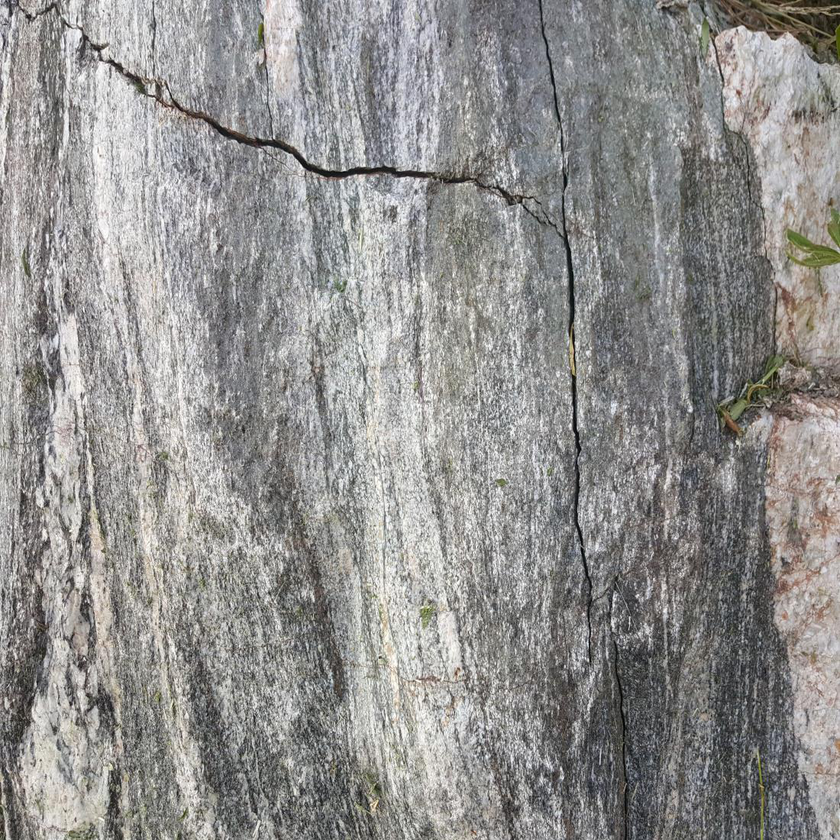
#> input picture testphotos/1.png, 840 x 840 px, shrunk from 1100 x 1100 before the run; its folder holds only this picture in this run
$ jupyter execute 'Crack identification44.ipynb'   (older library calls are emulated)
#> lines starting #> are read from the running program, lines starting #| are printed output that depends on the picture; after the words box and inside, x2 and y2 are one past the last pixel; in counts of white or black regions, pixels touching at a corner belong together; long printed decimals are rounded
[cell 1]
import cv2
import os
import numpy as np
import matplotlib.pyplot as plt
from scipy.optimize import curve_fit
from scipy.optimize import minimize,basinhopping
import io
from PIL import Image

[cell 2]
# 指定文件夹路径
folder_path = 'testphotos'
# 获取文件夹下的所有文件和子文件夹
files_and_folders = os.listdir(folder_path)
# 过滤出文件
photoname = [file for file in files_and_folders if os.path.isfile(os.path.join(folder_path, file))]
photopath = [os.path.join(folder_path, file) for file in files_and_folders if os.path.isfile(os.path.join(folder_path, file))]
print(photopath)

[cell 3]
'''d0默认值为10:
这是一个参数,用于定义高通滤波器的截止频率。d0 控制了滤波器对低频成分的衰减程度,即距离原点（0频率）多远的频率成分开始被衰减。

rl默认值为0.5:
这是滤波器在低频区域的增益。rl 控制了滤波器对低频成分的保留程度。

rh默认值为2.0:
这是滤波器在高频区域的增益。rh 控制了滤波器对高频成分的增强程度。

c默认值为4:锐化系数
这是一个参数,用于控制滤波器的陡峭程度。c 的值越大，滤波器的过渡带就越窄，即从低频到高频的过渡就越快。

h默认值为2.0:
这是输出图像的最大值。在同态滤波过程中,可能会产生超出常规图像值范围（0-255）的结果，h 用于将结果缩放到这个最大值。

l默认值为0.5:

这是输出图像的最小值。与 h 类似,l 用于确保输出图像的值不会低于这个最小值。'''
def homomorphic_filter(src, d0=10, rl=1, rh=2, c=4, h=2.0, l=0.5):
    gray = src.copy()
    gray = np.log(1e-5 + gray)  # 取对数
    rows, cols = gray.shape
    gray_fft = np.fft.fft2(gray)  # FFT傅里叶变换
    gray_fftshift = np.fft.fftshift(gray_fft)  # FFT中心化
    M, N = np.meshgrid(np.arange(-cols // 2, cols // 2), np.arange(-rows // 2, rows // 2))
    D = np.sqrt(M ** 2 + N ** 2)  # 计算距离
    Z = (rh - rl) * (1 - np.exp(-c * (D ** 2 / d0 ** 2))) + rl  # H(u,v)传输函数
    dst_fftshift = Z * gray_fftshift
    dst_fftshift = (h - l) * dst_fftshift + l
    dst_ifftshift = np.fft.ifftshift(dst_fftshift)
    dst_ifft = np.fft.ifft2(dst_ifftshift)  # IFFT逆傅里叶变换
    dst = np.real(dst_ifft)  # IFFT取实部
    dst = np.exp(dst) - 1  # 还原
    dst = np.uint8(np.clip(dst, 0, 255))
    return dst

[cell 4]
i=0
print(photopath[i])
# 读取图片
image_color = cv2.imread(photopath[i])
#> image_color is the input picture: shape (840, 840, 3); mean B, G, R 141.9, 143.5, 144.7
image_gray = cv2.cvtColor(image_color, cv2.COLOR_RGB2GRAY)

[cell 5]
# h 是滤波系数，用于控制去噪强度，值越大去噪效果越强，但可能会导致图像模糊
# templateWindowSize 是用于计算权重的窗口大小，通常为3, 5, 7等奇数
# searchWindowSize 是搜索窗口的大小，通常比templateWindowSize大，也是奇数
laplacian = cv2.Laplacian(image_gray, cv2.CV_64F)
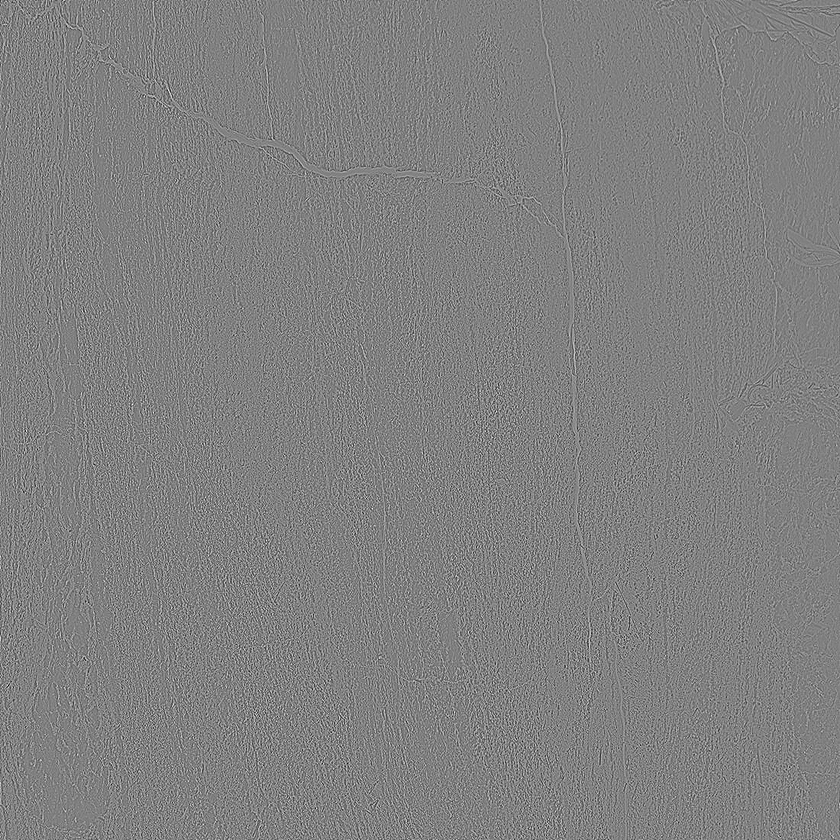
#> laplacian: shape (840, 840) float64; min -380, max 372, mean 0; drawn with min black and max white
variance = np.var(laplacian, axis=None)
#> variance = 4187.4
print(variance)
#| 4187.369
dst = cv2.fastNlMeansDenoising(image_gray, h=30, templateWindowSize=7, searchWindowSize=21)
#plt.imshow(image_gray, cmap='gray')
plt.imshow(dst, cmap='gray')

[cell 6]
image_homomorphic_filter = homomorphic_filter(dst,d0=10, rl=1, rh=2.5, c=4, h=2, l=0.5)
#> in homomorphic_filter, `gray = np.log(1e-5 + gray)`:
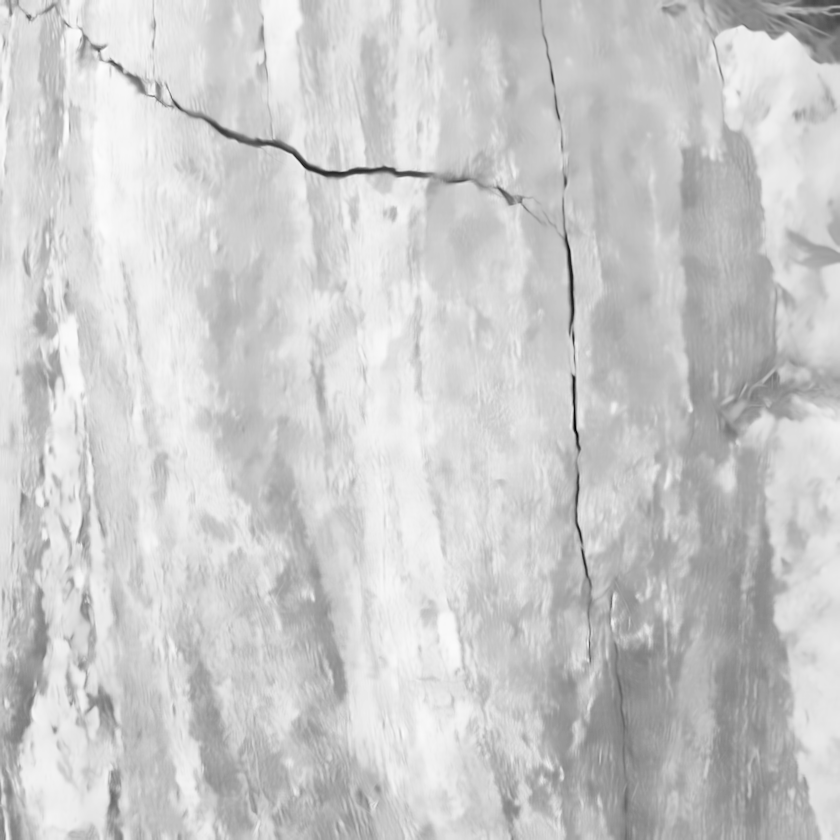
#> gray: shape (840, 840) float64; min 2.83, max 5.46, mean 4.93; drawn with min black and max white
#> in homomorphic_filter, `dst = np.uint8(np.clip(dst, 0, 255))`:
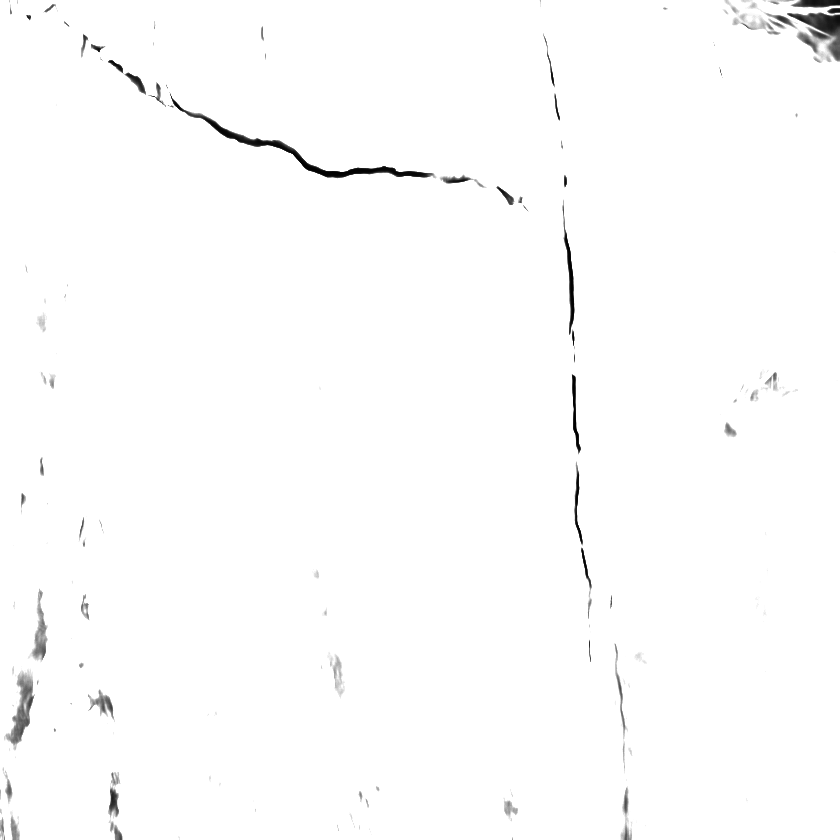
#> dst: shape (840, 840); min 0, max 255, mean 252.7
# 显示结果
plt.imshow(image_homomorphic_filter, cmap='gray')

[cell 7]
# 闭运算
# 二值化处理，根据需要调整阈值
_, binary_image = cv2.threshold(image_homomorphic_filter * 255, 127, 255, cv2.THRESH_BINARY)
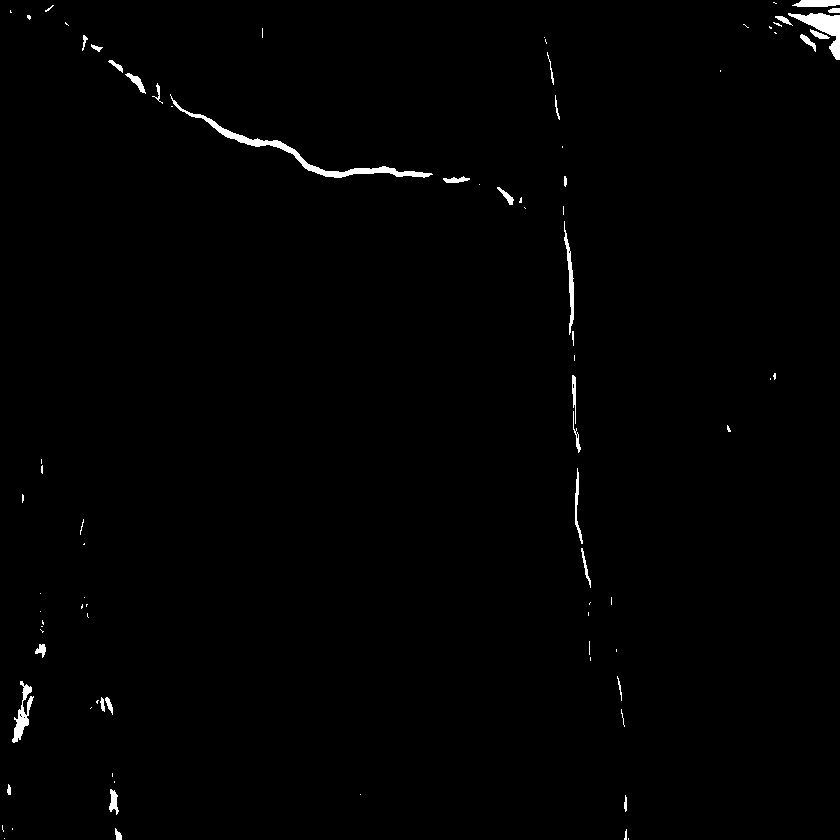
#> binary_image: shape (840, 840); 0.84% white; 86 white regions (53 under 20 px), largest, box (x1, y1, x2, y2) and area: (170, 94, 433, 178) 1529, (788, 13, 840, 60) 832, (12, 681, 34, 743) 489

# 定义结构元素，这里使用一个3x3的矩形结构元素
# 创建一个5x5的矩形结构元素
rect_kernel = cv2.getStructuringElement(cv2.MORPH_RECT, (5, 5))

# 创建一个5x5的椭圆形结构元素
ellipse_kernel = cv2.getStructuringElement(cv2.MORPH_ELLIPSE, (7, 7))

# 创建一个5x5的十字形结构元素
cross_kernel = cv2.getStructuringElement(cv2.MORPH_CROSS, (7, 7))


# 执行膨胀操作
dilated_image = cv2.dilate(binary_image, ellipse_kernel, iterations=5)
#> dilated_image: shape (840, 840); 10.4% white; 18 white regions, largest, box (x1, y1, x2, y2) and area: (529, 22, 640, 742) 24256, (0, 0, 541, 224) 20152, (728, 0, 840, 75) 5385

plt.title("dilated")
plt.imshow(dilated_image, cmap='gray')
plt.show()


# 定义结构元素，这里使用一个5x5的矩形结构元素

# 创建一个5x5的矩形结构元素
rect_kernel = cv2.getStructuringElement(cv2.MORPH_RECT, (5, 5))
# 创建一个5x5的椭圆形结构元素
ellipse_kernel = cv2.getStructuringElement(cv2.MORPH_ELLIPSE, (15, 15))
# 创建一个5x5的十字形结构元素
cross_kernel = cv2.getStructuringElement(cv2.MORPH_CROSS, (15, 15))

kernel = np.ones((5, 5), np.uint8)

# 进行闭运算
closing = cv2.morphologyEx(binary_image * 255, cv2.MORPH_CLOSE, ellipse_kernel)
#> closing: shape (840, 840); values 0 (black) and 1 (white), 1.1% white; 56 white regions (31 under 20 px)
plt.title("closing")
plt.imshow(closing, cmap='gray')
plt.show()

[cell 8]
# 检测轮廓
contours, _ = cv2.findContours(dilated_image, cv2.RETR_EXTERNAL, cv2.CHAIN_APPROX_SIMPLE)
#> contours = 18 contours; largest, box (x1, y1, x2, y2) and area: (529, 22, 640, 742) 23458, (0, 0, 541, 224) 19569, (728, 0, 840, 75) 5222, (0, 666, 49, 758) 3268, (20, 578, 61, 673) 2786

# 计算自适应面积阈值（例如取轮廓面积的平均值）
areas = [cv2.contourArea(cnt) for cnt in contours]
#> areas = [633.5, 1684, 640, 811, 2650, 1749.5, 3267.5, 1357, 2786.5, 1458.5, 1979, 879, 934.5, 670, 23458, 910, 5222.5, 19569]
mean_area = np.mean(areas)
#> mean_area = 3925.5

# 设定阈值比例（可以根据需求调整）
area_threshold = 1 * mean_area
#> area_threshold = 3925.5

# 创建一个空白图像用于绘制符合面积阈值的轮廓
image = np.array(dilated_image)
output = np.zeros(image.shape[:2], dtype='uint8')  # 仅取宽高两维

# 计算轮廓的外接矩形长宽比
def aspect_ratio(contour):
    x, y, w, h = cv2.boundingRect(contour)
    return float(w) / h if h > 0 else 0


# 筛选并绘制符合条件的轮廓
for cnt in contours:
    area = cv2.contourArea(cnt)
    ratio = aspect_ratio(cnt)
    if area >= area_threshold:  # 保留面积大于阈值的轮廓
        cv2.drawContours(output, [cnt], -1, (255), thickness=cv2.FILLED)
#> this loop made 18 passes
#> (area, ratio) on passes 1 to 8: (633.5, 0.933), (1684, 0.583), (640, 1), (811, 0.634), (2650, 0.524), (1749.5, 1.1), (3267.5, 0.533), (1357, 0.745)
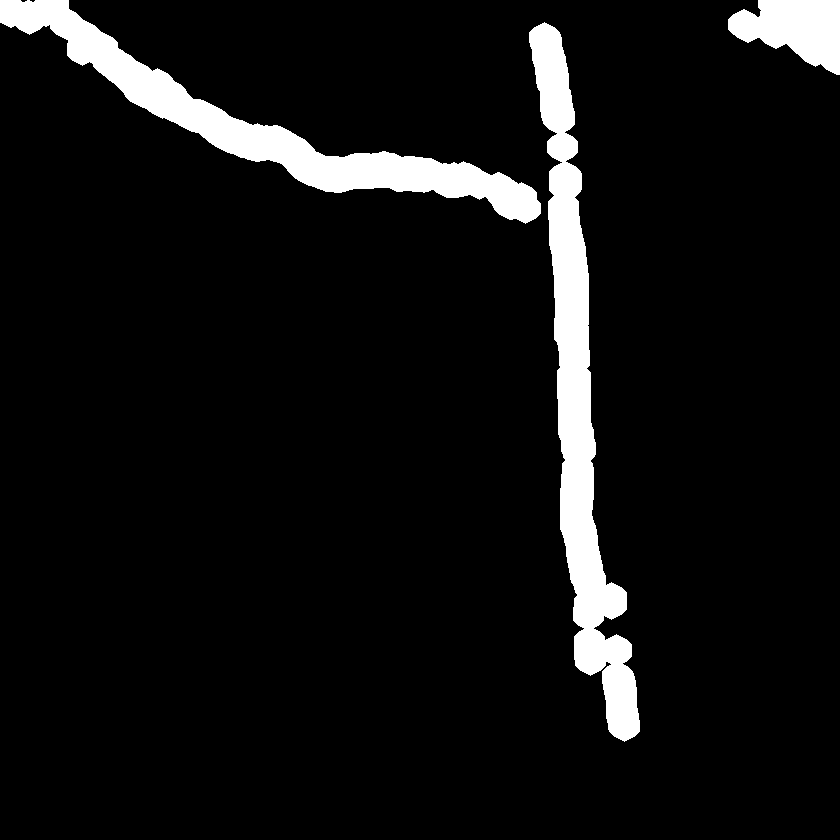
#> output: shape (840, 840); 7.1% white; 3 white regions, box (x1, y1, x2, y2) and area: (529, 22, 640, 742) 24256, (0, 0, 541, 224) 20152, (728, 0, 840, 75) 5385

areathreshold_img = output
# 显示结果
plt.figure(figsize=(10, 5))
plt.subplot(1, 2, 1)
plt.title("Original Image")
plt.imshow(dilated_image, cmap='gray')
plt.subplot(1, 2, 2)
plt.title("Filtered Contours")
plt.imshow(areathreshold_img, cmap='gray')

[cell 9]
import math

# 计算两条线段之间的夹角（角度制）
def angle_between_segments(segment1, segment2):
    x1, y1, x2, y2 = segment1
    x3, y3, x4, y4 = segment2
    v1 = (x2 - x1, y2 - y1)
    v2 = (x4 - x3, y4 - y3)
    dot_product = v1[0] * v2[0] + v1[1] * v2[1]
    magnitude1 = math.sqrt(v1[0] ** 2 + v1[1] ** 2)
    magnitude2 = math.sqrt(v2[0] ** 2 + v2[1] ** 2)
    cos_angle = dot_product / (magnitude1 * magnitude2)
    return math.degrees(math.acos(cos_angle))


# 计算两点之间的距离
def distance(point1, point2):
    x1, y1 = point1
    x2, y2 = point2
    return math.sqrt((x2 - x1) ** 2 + (y2 - y1) ** 2)


# 线段连接函数
def link_segments(segments, distance_threshold=5, angle_threshold=20):
    """
    segments: 线段列表，每个线段用起点和终点坐标表示，例如[(x1,y1,x2,y2), (x3,y3,x4,y4),...]
    distance_threshold: 距离阈值，小于此距离的端点认为可连接
    angle_threshold: 角度阈值，小于此角度的线段认为方向相近可连接
    """
    linked_segments = []
    num_segments = len(segments)
    processed = [False] * num_segments
    for i in range(num_segments):
        if processed[i]:
            continue
        current_segment = segments[i]
        merged_segment = list(current_segment)
        for j in range(i + 1, num_segments):
            if processed[j]:
                continue
            other_segment = segments[j]
            # 检查端点距离
            dist1 = distance((current_segment[2], current_segment[3]), (other_segment[0], other_segment[1]))
            dist2 = distance((current_segment[0], current_segment[1]), (other_segment[2], other_segment[3]))
            if dist1 < distance_threshold or dist2 < distance_threshold:
                # 检查角度
                angle1 = angle_between_segments(current_segment, other_segment)
                angle2 = angle_between_segments((current_segment[2], current_segment[3], current_segment[0], current_segment[1]),
                                               other_segment)
                if angle1 < angle_threshold or angle2 < angle_threshold:
                    # 合并线段
                    if dist1 < distance_threshold:
                        merged_segment[2] = other_segment[2]
                        merged_segment[3] = other_segment[3]
                    else:
                        merged_segment[0] = other_segment[0]
                        merged_segment[1] = other_segment[1]
                    processed[j] = True
        linked_segments.append(tuple(merged_segment))
    return linked_segments


# 使用霍夫变换提取线段
lines = cv2.HoughLinesP(areathreshold_img, 1, np.pi / 180, 50, minLineLength=50, maxLineGap=10)
#> lines = 231 rows, first 6: [552, 168, 611, 733], [604, 636, 615, 736], [539, 25, 601, 622], [550, 170, 609, 731], [533, 28, 543, 123], [612, 636, 623, 740]
total_length = 0
num_lines = 0
for line in lines:
    x1, y1, x2, y2 = line[0]
    length = np.sqrt((x2 - x1) ** 2 + (y2 - y1) ** 2)
    total_length += length
    num_lines += 1
#> this loop made 231 passes
#> (x1, y1, x2, y2, length, total_length) on passes 1 to 3: (552, 168, 611, 733, 568.1, 568.1), (604, 636, 615, 736, 100.6, 668.7), (539, 25, 601, 622, 600.2, 1268.9)
#> after the loop, num_lines = 231; total_length = 39073.7
average_length = total_length / num_lines if num_lines > 0 else 0
#> average_length = 169.2
# 使用平均线段长度作为 minLineLength 参数再次检测线段
lines_with_avg_length = cv2.HoughLinesP(areathreshold_img, 1, np.pi / 180, 50, minLineLength=int(average_length), maxLineGap=10)
#> lines_with_avg_length = 63 rows, first 6: [552, 168, 611, 733], [539, 25, 602, 621], [550, 170, 609, 731], [549, 174, 603, 689], [548, 24, 594, 456], [544, 22, 593, 497]

extracted_segments = []
if lines is not None:
    for line in lines:
        x1, y1, x2, y2 = line[0]
        extracted_segments.append((x1, y1, x2, y2))
#> this loop made 231 passes

# 对提取的线段进行连接
linked_segments = link_segments(extracted_segments)

# 可以将连接后的线段绘制回图像查看效果（创建一个空白图像用于绘制）
result_image = np.zeros_like(areathreshold_img)
for segment in linked_segments:
    x1, y1, x2, y2 = segment
    cv2.line(result_image, (x1, y1), (x2, y2), 255, 2)
#> this loop made 230 passes
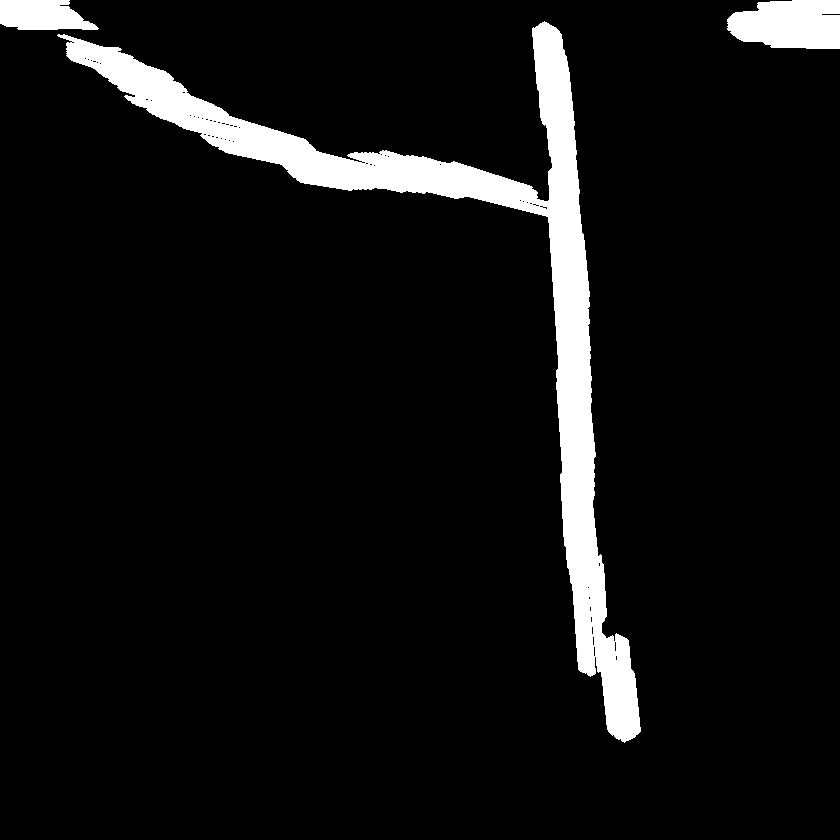
#> result_image: shape (840, 840); 6.8% white; 3 white regions, box (x1, y1, x2, y2) and area: (57, 21, 641, 743) 41036, (727, 0, 840, 49) 4673, (0, 0, 99, 30) 2331


plt.title("result_image")
plt.imshow(areathreshold_img, cmap='gray')
plt.show()
plt.title("result_image")
plt.imshow(result_image, cmap='gray')
plt.show()

[cell 10]
# 应用二值化处理
_, binary = cv2.threshold(result_image.astype(np.uint8), 127, 255, cv2.THRESH_BINARY)
# 检测轮廓
contours, _ = cv2.findContours(result_image, cv2.RETR_EXTERNAL, cv2.CHAIN_APPROX_SIMPLE)

# 计算自适应面积阈值（例如取轮廓面积的平均值）
areas = [cv2.contourArea(cnt) for cnt in contours]
mean_area = np.mean(areas)

# 设定阈值比例（可以根据需求调整）
area_threshold = 1 * mean_area

# 创建一个空白图像用于绘制符合面积阈值的轮廓
output = np.zeros(image.shape[:2], dtype='uint8')  # 仅取宽高两维

# 计算轮廓的外接矩形长宽比
def aspect_ratio(contour):
    x, y, w, h = cv2.boundingRect(contour)
    return float(w) / h if h > 0 else 0


# 筛选并绘制符合条件的轮廓
for cnt in contours:
    area = cv2.contourArea(cnt)
    ratio = aspect_ratio(cnt)
    if area >= area_threshold and (ratio>2 or ratio<0.3):  # 保留面积大于阈值的轮廓
        cv2.drawContours(output, [cnt], -1, (255), thickness=cv2.FILLED)
#> this loop made 3 passes
#> output: shape (840, 840); every value is 0

areathreshold_img = output

# 显示结果
plt.figure(figsize=(10, 5))
plt.subplot(1, 2, 1)
plt.title("Original Image")
plt.imshow(result_image, cmap='gray')
plt.subplot(1, 2, 2)
plt.title("Filtered Contours")
plt.imshow(areathreshold_img, cmap='gray')

[cell 11]
def zhang_suen_thinning1(image):
    # 确保图像为二值化图像
    binary_image = (image > 0).astype(np.uint8)

    def neighbours(x, y):
        """返回给定像素的 8 个邻居像素的值"""
        return [binary_image[x-1, y], binary_image[x-1, y+1], binary_image[x, y+1], binary_image[x+1, y+1],
                binary_image[x+1, y], binary_image[x+1, y-1], binary_image[x, y-1], binary_image[x-1, y-1]]

    # [4 lines left out: function transitions, not called in this run]

    def step1():
        """第一步移除点集"""
        to_remove = []
        for i in range(1, binary_image.shape[0] - 1):
            for j in range(1, binary_image.shape[1] - 1):
                P = neighbours(i, j)
                if (binary_image[i, j] == 1 and
                    2 <= sum(P) <= 6 and
                    transitions(P) == 1 and
                    P[0] * P[2] * P[4] == 0 and
                    P[2] * P[4] * P[6] == 0):
                    to_remove.append((i, j))
        for i, j in to_remove:
            binary_image[i, j] = 0

    def step2():
        """第二步移除点集"""
        to_remove = []
        for i in range(1, binary_image.shape[0] - 1):
            for j in range(1, binary_image.shape[1] - 1):
                P = neighbours(i, j)
                if (binary_image[i, j] == 1 and
                    2 <= sum(P) <= 6 and
                    transitions(P) == 1 and
                    P[0] * P[2] * P[6] == 0 and
                    P[0] * P[4] * P[6] == 0):
                    to_remove.append((i, j))
        for i, j in to_remove:
            binary_image[i, j] = 0

    # 执行迭代细化步骤，直到没有像素再被移除
    prev_image = np.zeros(binary_image.shape, np.uint8)
    while True:
        step1()
        step2()
        if np.array_equal(prev_image, binary_image):
            break
        prev_image = binary_image.copy()

    return binary_image

[cell 12]
#thinning_img = zhang_suen_thinning(vessleness_img)
thinning_img1 = zhang_suen_thinning1(areathreshold_img)


plt.figure(figsize=(12, 6))
plt.subplot(1, 2, 1)
plt.title("Original Binary Image")
plt.imshow(areathreshold_img, cmap='gray')
plt.subplot(1, 2, 2)
plt.title("Thinned Image (Skeleton)")
plt.imshow(thinning_img1, cmap='gray')
plt.show()
